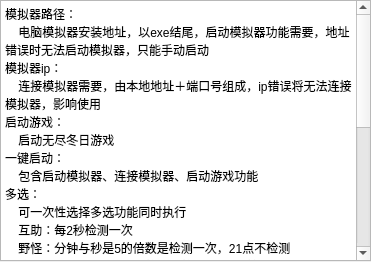
<?xml version="1.0" encoding="UTF-8"?>
<ui version="4.0">
 <class>helpWindow</class>
 <widget class="QMainWindow" name="helpWindow">
  <property name="geometry">
   <rect>
    <x>0</x>
    <y>0</y>
    <width>371</width>
    <height>262</height>
   </rect>
  </property>
  <property name="windowTitle">
   <string>MainWindow</string>
  </property>
  <widget class="QWidget" name="centralwidget">
   <widget class="QTextEdit" name="textEdit">
    <property name="geometry">
     <rect>
      <x>0</x>
      <y>0</y>
      <width>371</width>
      <height>261</height>
     </rect>
    </property>
    <property name="html">
     <string>&lt;!DOCTYPE HTML PUBLIC &quot;-//W3C//DTD HTML 4.0//EN&quot; &quot;http://www.w3.org/TR/REC-html40/strict.dtd&quot;&gt;
&lt;html&gt;&lt;head&gt;&lt;meta name=&quot;qrichtext&quot; content=&quot;1&quot; /&gt;&lt;style type=&quot;text/css&quot;&gt;
p, li { white-space: pre-wrap; }
&lt;/style&gt;&lt;/head&gt;&lt;body style=&quot; font-family:'SimSun'; font-size:9pt; font-weight:400; font-style:normal;&quot;&gt;
&lt;p style=&quot; margin-top:0px; margin-bottom:0px; margin-left:0px; margin-right:0px; -qt-block-indent:0; text-indent:0px;&quot;&gt;模拟器路径：&lt;/p&gt;
&lt;p style=&quot; margin-top:0px; margin-bottom:0px; margin-left:0px; margin-right:0px; -qt-block-indent:0; text-indent:0px;&quot;&gt;    电脑模拟器安装地址，以exe结尾，启动模拟器功能需要，地址错误时无法启动模拟器，只能手动启动&lt;/p&gt;
&lt;p style=&quot; margin-top:0px; margin-bottom:0px; margin-left:0px; margin-right:0px; -qt-block-indent:0; text-indent:0px;&quot;&gt;模拟器ip：&lt;/p&gt;
&lt;p style=&quot; margin-top:0px; margin-bottom:0px; margin-left:0px; margin-right:0px; -qt-block-indent:0; text-indent:0px;&quot;&gt;    连接模拟器需要，由本地地址＋端口号组成，ip错误将无法连接模拟器，影响使用&lt;/p&gt;
&lt;p style=&quot; margin-top:0px; margin-bottom:0px; margin-left:0px; margin-right:0px; -qt-block-indent:0; text-indent:0px;&quot;&gt;启动游戏：&lt;/p&gt;
&lt;p style=&quot; margin-top:0px; margin-bottom:0px; margin-left:0px; margin-right:0px; -qt-block-indent:0; text-indent:0px;&quot;&gt;    启动无尽冬日游戏&lt;/p&gt;
&lt;p style=&quot; margin-top:0px; margin-bottom:0px; margin-left:0px; margin-right:0px; -qt-block-indent:0; text-indent:0px;&quot;&gt;一键启动：&lt;/p&gt;
&lt;p style=&quot; margin-top:0px; margin-bottom:0px; margin-left:0px; margin-right:0px; -qt-block-indent:0; text-indent:0px;&quot;&gt;    包含启动模拟器、连接模拟器、启动游戏功能&lt;/p&gt;
&lt;p style=&quot; margin-top:0px; margin-bottom:0px; margin-left:0px; margin-right:0px; -qt-block-indent:0; text-indent:0px;&quot;&gt;多选：&lt;/p&gt;
&lt;p style=&quot; margin-top:0px; margin-bottom:0px; margin-left:0px; margin-right:0px; -qt-block-indent:0; text-indent:0px;&quot;&gt;    可一次性选择多选功能同时执行&lt;/p&gt;
&lt;p style=&quot; margin-top:0px; margin-bottom:0px; margin-left:0px; margin-right:0px; -qt-block-indent:0; text-indent:0px;&quot;&gt;    互助：每2秒检测一次&lt;/p&gt;
&lt;p style=&quot; margin-top:0px; margin-bottom:0px; margin-left:0px; margin-right:0px; -qt-block-indent:0; text-indent:0px;&quot;&gt;    野怪：分钟与秒是5的倍数是检测一次，21点不检测&lt;/p&gt;
&lt;p style=&quot; margin-top:0px; margin-bottom:0px; margin-left:0px; margin-right:0px; -qt-block-indent:0; text-indent:0px;&quot;&gt;    冰原巨兽：分钟是6的倍数且秒数在0-20s时检查一次，21点不检测，等级可在单选内设置&lt;/p&gt;
&lt;p style=&quot; margin-top:0px; margin-bottom:0px; margin-left:0px; margin-right:0px; -qt-block-indent:0; text-indent:0px;&quot;&gt;    活动雪怪：分钟是6的倍数时检测一次，21点不检测&lt;/p&gt;
&lt;p style=&quot; margin-top:0px; margin-bottom:0px; margin-left:0px; margin-right:0px; -qt-block-indent:0; text-indent:0px;&quot;&gt;    训练士兵：分钟数是5的倍数时检测&lt;/p&gt;
&lt;p style=&quot; margin-top:0px; margin-bottom:0px; margin-left:0px; margin-right:0px; -qt-block-indent:0; text-indent:0px;&quot;&gt;    建筑升级：分钟数是2的倍数时检测&lt;/p&gt;
&lt;p style=&quot; margin-top:0px; margin-bottom:0px; margin-left:0px; margin-right:0px; -qt-block-indent:0; text-indent:0px;&quot;&gt;    采集资源：凌晨3点检测每一种资源是否有采集，每种只会采集一队&lt;/p&gt;
&lt;p style=&quot; margin-top:0px; margin-bottom:0px; margin-left:0px; margin-right:0px; -qt-block-indent:0; text-indent:0px;&quot;&gt;    巨熊活动：21点时检测&lt;/p&gt;
&lt;p style=&quot; margin-top:0px; margin-bottom:0px; margin-left:0px; margin-right:0px; -qt-block-indent:0; text-indent:0px;&quot;&gt;    治疗士兵：分钟数为21时检测，相当于每过一小时就检查&lt;/p&gt;
&lt;p style=&quot; margin-top:0px; margin-bottom:0px; margin-left:0px; margin-right:0px; -qt-block-indent:0; text-indent:0px;&quot;&gt;    探险奖励：分钟数为25时检测，相当于每过一小时就检查&lt;/p&gt;
&lt;p style=&quot; margin-top:0px; margin-bottom:0px; margin-left:0px; margin-right:0px; -qt-block-indent:0; text-indent:0px;&quot;&gt;    联盟捐赠：分钟数为1时检测，相当于每过一小时就检查&lt;/p&gt;
&lt;p style=&quot; margin-top:0px; margin-bottom:0px; margin-left:0px; margin-right:0px; -qt-block-indent:0; text-indent:0px;&quot;&gt;    英雄招募：凌晨1点时分钟数为5的倍数时会检查&lt;/p&gt;
&lt;p style=&quot; margin-top:0px; margin-bottom:0px; margin-left:0px; margin-right:0px; -qt-block-indent:0; text-indent:0px;&quot;&gt;单选：&lt;/p&gt;
&lt;p style=&quot; margin-top:0px; margin-bottom:0px; margin-left:0px; margin-right:0px; -qt-block-indent:0; text-indent:0px;&quot;&gt;    每次只能执行单个功能，可设置单个功能执行间隔，冰原巨兽可设置等级，设置的等级多选可用&lt;/p&gt;&lt;/body&gt;&lt;/html&gt;</string>
    </property>
   </widget>
  </widget>
 </widget>
 <resources/>
 <connections/>
</ui>
